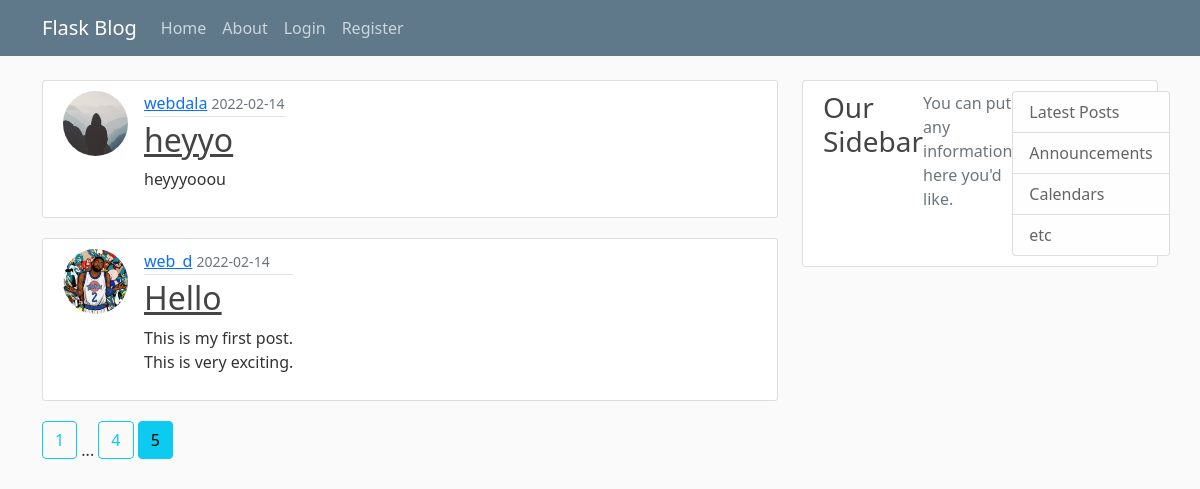
/home?page=5, run on the app's committed database.
### flaskblog/models.py (models this page shows, shortened)
class Post(db.Model):
    id = db.Column(db.Integer, primary_key=True)
    title = db.Column(db.String(100), nullable=False)
    date_posted = db.Column(db.DateTime, nullable=False, default=datetime.utcnow)
    content = db.Column(db.Text, nullable=False)
    user_id = db.Column(db.Integer, db.ForeignKey('user.id'), nullable=False)

class User(db.Model, UserMixin):
    id = db.Column(db.Integer, primary_key=True)
    username = db.Column(db.String(20), unique=True, nullable=False)
    email = db.Column(db.String(120), unique=True, nullable=False)
    image_file = db.Column(db.String(20), nullable=False, default='default.jpg')
    password = db.Column(db.String(60), nullable=False)
    posts = db.relationship('Post', backref='author', lazy=True)

### flaskblog/routes.py (the view)
@app.route('/')
@app.route('/home')
def home():
    page = request.args.get('page', 1, type=int)
    posts = Post.query.order_by(Post.date_posted.desc()).paginate(page=page, per_page=2)
    return render_template('home.html', posts=posts)

### flaskblog/templates/home.html
{% extends 'layout.html' %}
{% block content %}
    {% for post in posts.items %}
    <article class="media content-section">
      <div>
        <img src="{{ url_for('static', filename='profile_pics/' + post.author.image_file) }}" alt="profile-pic" class="rounded-circle article-img">
      </div>
      <div class="media-body">
        <div class="article-metadata">
          <a class="mr-2" href="{{ url_for('account', username=post.author.username) }}">{{ post.author.username }}</a>
          <small class="text-muted">{{ post.date_posted.strftime('%Y-%m-%d') }}</small>
        </div>
        <h2><a class="article-title" href="{{ url_for('post', post_id=post.id) }}">{{ post.title }}</a></h2>
        <p class="article-content">{{ post.content }}</p>
      </div>
    </article>
    {% endfor %}
    {% for page_num in posts.iter_pages(left_edge=1, right_edge=1, left_current=1, right_current=2) %}
      {% if page_num %}
        {% if page_num == posts.page %}
          <a href="{{ url_for('home', page=page_num) }}" class="btn btn-info mb-4">{{page_num}}</a>
        {% else %}
          <a href="{{ url_for('home', page=page_num) }}" class="btn btn-outline-info mb-4">{{page_num}}</a>
        {% endif %}
      {% else %}
        ...
      {% endif %}
    {% endfor %}
{% endblock %}

### flaskblog/static/main.css (style rules this page uses)
body { background: #fafafa; color: #333333; margin-top: 5rem; }
h1, h2, h3, h4, h5, h6 { color: #444444; }
.content-section { background: #ffffff; padding: 10px 20px; border: 1px solid #dddddd; border-radius: 3px; margin-bottom: 20px; display: flex; }
.article-title { color: #444444; }
.article-content { white-space: pre-line; }
.article-img { height: 65px; width: 65px; margin-right: 16px; }
.article-metadata { padding-bottom: 1px; margin-bottom: 4px; border-bottom: 1px solid #e3e3e3 }

### data on the page
Post: image_file (placeholder picture), author.username "webdala", date_posted "2022-02-14", title "heyyo", content "heyyyooou"
Post: image_file (picture), author.username "web_d", date_posted "2022-02-14", title "Hello", content "This is my first post. This is very exciting."

### other printed values
{{ page_num }} "1" "4"
{{ page_num }} "5"
